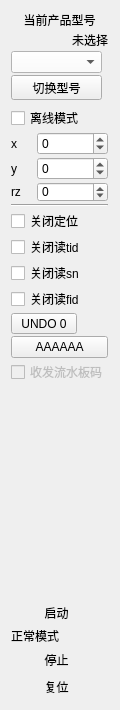
         <widget class="QWidget" name="console" native="true">
          <property name="minimumSize">
           <size>
            <width>120</width>
            <height>0</height>
           </size>
          </property>
          <property name="maximumSize">
           <size>
            <width>120</width>
            <height>16777215</height>
           </size>
          </property>
          <layout class="QGridLayout" name="gridLayout">
           <property name="leftMargin">
            <number>0</number>
           </property>
           <property name="rightMargin">
            <number>0</number>
           </property>
           <property name="verticalSpacing">
            <number>2</number>
           </property>
           <item row="9" column="0">
            <widget class="QWidget" name="widget_13" native="true">
             <property name="minimumSize">
              <size>
               <width>0</width>
               <height>20</height>
              </size>
             </property>
             <layout class="QHBoxLayout" name="horizontalLayout_17">
              <property name="leftMargin">
               <number>0</number>
              </property>
              <property name="topMargin">
               <number>0</number>
              </property>
              <property name="rightMargin">
               <number>0</number>
              </property>
              <property name="bottomMargin">
               <number>0</number>
              </property>
              <item>
               <widget class="QLabel" name="label_8">
                <property name="maximumSize">
                 <size>
                  <width>20</width>
                  <height>16777215</height>
                 </size>
                </property>
                <property name="text">
                 <string>y</string>
                </property>
               </widget>
              </item>
              <item>
               <widget class="QSpinBox" name="spinBox_y_offset">
                <property name="minimum">
                 <number>-200</number>
                </property>
                <property name="maximum">
                 <number>200</number>
                </property>
               </widget>
              </item>
             </layout>
            </widget>
           </item>
           <item row="10" column="0">
            <widget class="QWidget" name="widget_14" native="true">
             <property name="minimumSize">
              <size>
               <width>0</width>
               <height>20</height>
              </size>
             </property>
             <property name="maximumSize">
              <size>
               <width>16777215</width>
               <height>20</height>
              </size>
             </property>
             <layout class="QHBoxLayout" name="horizontalLayout_18">
              <property name="leftMargin">
               <number>0</number>
              </property>
              <property name="topMargin">
               <number>0</number>
              </property>
              <property name="rightMargin">
               <number>0</number>
              </property>
              <property name="bottomMargin">
               <number>0</number>
              </property>
              <item>
               <widget class="QLabel" name="label_4">
                <property name="maximumSize">
                 <size>
                  <width>20</width>
                  <height>16777215</height>
                 </size>
                </property>
                <property name="text">
                 <string>rz</string>
                </property>
               </widget>
              </item>
              <item>
               <widget class="QSpinBox" name="spinBox_rz_offset">
                <property name="minimum">
                 <number>-30</number>
                </property>
                <property name="maximum">
                 <number>30</number>
                </property>
               </widget>
              </item>
             </layout>
            </widget>
           </item>
           <item row="8" column="0">
            <widget class="QWidget" name="widget_12" native="true">
             <property name="minimumSize">
              <size>
               <width>0</width>
               <height>20</height>
              </size>
             </property>
             <layout class="QHBoxLayout" name="horizontalLayout_7">
              <property name="leftMargin">
               <number>0</number>
              </property>
              <property name="topMargin">
               <number>0</number>
              </property>
              <property name="rightMargin">
               <number>0</number>
              </property>
              <property name="bottomMargin">
               <number>0</number>
              </property>
              <item>
               <widget class="QLabel" name="label_7">
                <property name="maximumSize">
                 <size>
                  <width>20</width>
                  <height>16777215</height>
                 </size>
                </property>
                <property name="text">
                 <string>x</string>
                </property>
               </widget>
              </item>
              <item>
               <widget class="QSpinBox" name="spinBox_x_offset">
                <property name="minimum">
                 <number>-100</number>
                </property>
                <property name="maximum">
                 <number>100</number>
                </property>
               </widget>
              </item>
             </layout>
            </widget>
           </item>
           <item row="16" column="0">
            <widget class="QCheckBox" name="checkBox_close_fid">
             <property name="text">
              <string>关闭读fid</string>
             </property>
            </widget>
           </item>
           <item row="17" column="0">
            <widget class="QToolButton" name="toolButton_send_undo_0">
             <property name="text">
              <string> UNDO 0 </string>
             </property>
            </widget>
           </item>
           <item row="5" column="0">
            <widget class="QLabel" name="label_6">
             <property name="maximumSize">
              <size>
               <width>16777215</width>
               <height>2</height>
              </size>
             </property>
             <property name="text">
              <string/>
             </property>
            </widget>
           </item>
           <item row="18" column="0">
            <widget class="QPushButton" name="pushButton_send_AAAAAA">
             <property name="text">
              <string>AAAAAA</string>
             </property>
            </widget>
           </item>
           <item row="12" column="0">
            <widget class="QCheckBox" name="checkBox_close_location">
             <property name="text">
              <string>关闭定位</string>
             </property>
            </widget>
           </item>
           <item row="7" column="0">
            <widget class="QCheckBox" name="checkBox_offline">
             <property name="text">
              <string>离线模式</string>
             </property>
            </widget>
           </item>
           <item row="14" column="0">
            <widget class="QCheckBox" name="checkBox_close_tid">
             <property name="text">
              <string>关闭读tid</string>
             </property>
            </widget>
           </item>
           <item row="21" column="0">
            <widget class="QToolButton" name="toolButton_start">
             <property name="minimumSize">
              <size>
               <width>91</width>
               <height>0</height>
              </size>
             </property>
             <property name="text">
              <string>启动</string>
             </property>
             <property name="icon">
              <iconset>
               <normaloff>images/power_64px_1175644_easyicon.net.png</normaloff>images/power_64px_1175644_easyicon.net.png</iconset>
             </property>
             <property name="iconSize">
              <size>
               <width>45</width>
               <height>45</height>
              </size>
             </property>
             <property name="toolButtonStyle">
              <enum>Qt::ToolButtonTextUnderIcon</enum>
             </property>
             <property name="autoRaise">
              <bool>true</bool>
             </property>
            </widget>
           </item>
           <item row="20" column="0">
            <spacer name="verticalSpacer_2">
             <property name="orientation">
              <enum>Qt::Vertical</enum>
             </property>
             <property name="sizeHint" stdset="0">
              <size>
               <width>20</width>
               <height>214</height>
              </size>
             </property>
            </spacer>
           </item>
           <item row="24" column="0">
            <widget class="QToolButton" name="toolButton_reset">
             <property name="minimumSize">
              <size>
               <width>91</width>
               <height>0</height>
              </size>
             </property>
             <property name="text">
              <string>复位</string>
             </property>
             <property name="icon">
              <iconset>
               <normaloff>images/refresh_64px_1165521_easyicon.net.png</normaloff>images/refresh_64px_1165521_easyicon.net.png</iconset>
             </property>
             <property name="iconSize">
              <size>
               <width>45</width>
               <height>45</height>
              </size>
             </property>
             <property name="toolButtonStyle">
              <enum>Qt::ToolButtonTextUnderIcon</enum>
             </property>
             <property name="autoRaise">
              <bool>true</bool>
             </property>
            </widget>
           </item>
           <item row="3" column="0">
            <widget class="QToolButton" name="toolButton_change_product">
             <property name="sizePolicy">
              <sizepolicy hsizetype="Fixed" vsizetype="Fixed">
               <horstretch>20</horstretch>
               <verstretch>0</verstretch>
              </sizepolicy>
             </property>
             <property name="minimumSize">
              <size>
               <width>91</width>
               <height>0</height>
              </size>
             </property>
             <property name="text">
              <string>切换型号</string>
             </property>
            </widget>
           </item>
           <item row="1" column="0">
            <widget class="QLabel" name="label_current_product">
             <property name="text">
              <string>未选择</string>
             </property>
             <property name="alignment">
              <set>Qt::AlignRight|Qt::AlignTrailing|Qt::AlignVCenter</set>
             </property>
            </widget>
           </item>
           <item row="2" column="0">
            <widget class="QComboBox" name="comboBox_product_list">
             <property name="sizePolicy">
              <sizepolicy hsizetype="Fixed" vsizetype="Fixed">
               <horstretch>0</horstretch>
               <verstretch>0</verstretch>
              </sizepolicy>
             </property>
             <property name="minimumSize">
              <size>
               <width>91</width>
               <height>0</height>
              </size>
             </property>
             <property name="styleSheet">
              <string notr="true">background-color: rgb(251, 251, 251);</string>
             </property>
            </widget>
           </item>
           <item row="23" column="0">
            <widget class="QToolButton" name="toolButton_stop">
             <property name="minimumSize">
              <size>
               <width>91</width>
               <height>0</height>
              </size>
             </property>
             <property name="text">
              <string>停止</string>
             </property>
             <property name="icon">
              <iconset>
               <normaloff>images/stop_64px_1229026_easyicon.net.png</normaloff>images/stop_64px_1229026_easyicon.net.png</iconset>
             </property>
             <property name="iconSize">
              <size>
               <width>45</width>
               <height>45</height>
              </size>
             </property>
             <property name="toolButtonStyle">
              <enum>Qt::ToolButtonTextUnderIcon</enum>
             </property>
             <property name="autoRaise">
              <bool>true</bool>
             </property>
            </widget>
           </item>
           <item row="0" column="0">
            <widget class="QLabel" name="label">
             <property name="sizePolicy">
              <sizepolicy hsizetype="Fixed" vsizetype="Fixed">
               <horstretch>0</horstretch>
               <verstretch>0</verstretch>
              </sizepolicy>
             </property>
             <property name="maximumSize">
              <size>
               <width>100</width>
               <height>80</height>
              </size>
             </property>
             <property name="text">
              <string>当前产品型号</string>
             </property>
             <property name="scaledContents">
              <bool>true</bool>
             </property>
             <property name="alignment">
              <set>Qt::AlignCenter</set>
             </property>
            </widget>
           </item>
           <item row="19" column="0">
            <widget class="QCheckBox" name="checkBox">
             <property name="enabled">
              <bool>false</bool>
             </property>
             <property name="text">
              <string>收发流水板码</string>
             </property>
            </widget>
           </item>
           <item row="11" column="0">
            <widget class="Line" name="line">
             <property name="orientation">
              <enum>Qt::Horizontal</enum>
             </property>
            </widget>
           </item>
           <item row="15" column="0">
            <widget class="QCheckBox" name="checkBox_close_sn">
             <property name="text">
              <string>关闭读sn</string>
             </property>
            </widget>
           </item>
           <item row="22" column="0">
            <widget class="QLabel" name="label_repair_mode">
             <property name="text">
              <string>正常模式</string>
             </property>
            </widget>
           </item>
          </layout>
         </widget>
